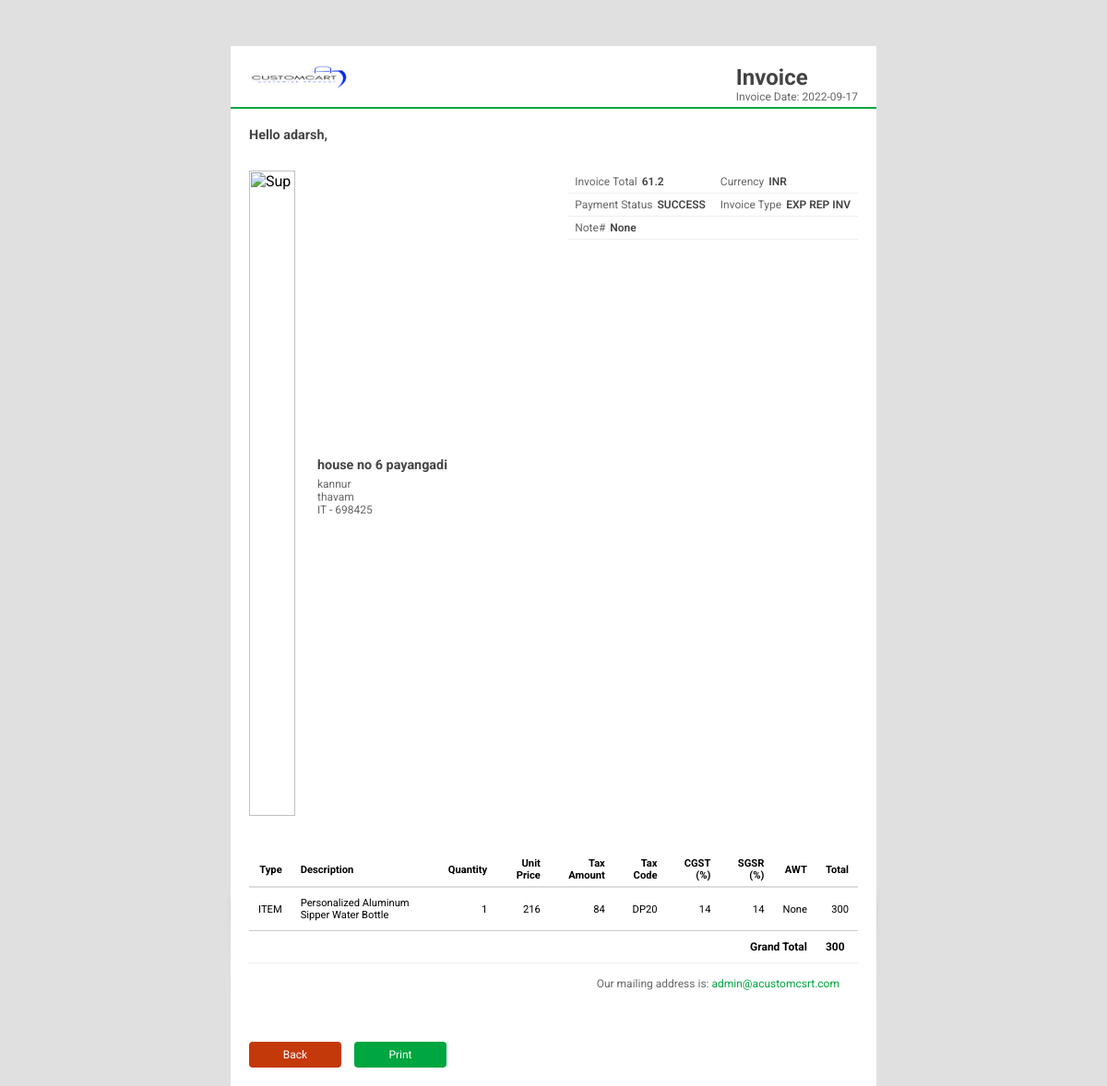
The app's page /bill_invoice.php?id=12 with its own data.
### tables this page shows
CREATE TABLE `ordered_products` (
  `id` int(5) NOT NULL,
  `order_id` int(5) NOT NULL,
  `p_id` int(5) NOT NULL,
  `quantity` int(5) NOT NULL,
  `price` int(6) NOT NULL,
  `color` text NOT NULL,
  `size` text NOT NULL,
  `description` text NOT NULL,
  `custom_image` text NOT NULL,
  `status` int(2) NOT NULL,
  `date` datetime NOT NULL,
  `delivery_date` datetime DEFAULT NULL
);

CREATE TABLE `customer` (
  `id` int(5) NOT NULL,
  `f_name` varchar(15) NOT NULL,
  `l_name` varchar(15) NOT NULL,
  `email` varchar(30) NOT NULL,
  `phone` text NOT NULL,
  `address` text NOT NULL,
  `state` varchar(20) NOT NULL,
  `city` text NOT NULL,
  `pin` int(6) NOT NULL,
  `password` text NOT NULL,
  `status` int(2) NOT NULL,
  `date` date NOT NULL
);

CREATE TABLE `product` (
  `id` int(4) NOT NULL,
  `c_id` int(5) NOT NULL,
  `s_id` int(5) NOT NULL,
  `name` text NOT NULL,
  `price` int(5) NOT NULL,
  `discount` int(5) NOT NULL,
  `color` text NOT NULL,
  `quantity` int(5) NOT NULL,
  `description` text NOT NULL,
  `s_description` text NOT NULL,
  `return_policy` text NOT NULL,
  `customizable` int(2) NOT NULL,
  `status` int(2) NOT NULL,
  `date` datetime NOT NULL
);

### bill_invoice.php (the view, shortened to what this page needs)
<head>
</head>
<body>
<?php
$p=$_GET['id'];
include('apps/connect/db.php');
$result = $db->prepare("select p.*,o.c_id from ordered_products p,orders o where o.id=p.order_id and p.id='$p'");
$result->execute();
$row = $result->fetch();
$cid=$row['c_id'];
$result1 = $db->prepare("select * from customer where id='$cid'");
$result1->execute();
$row1 = $result1->fetch();
$product=$row['p_id'];
$result2 = $db->prepare("select * from product where id='$product'");
$result2->execute();
$row2 = $result2->fetch();
$price= $row['price']-(28*($row['price']/100));
$tax=28*($row['price']/100);
?>
<div id="invoiceholder">
    <div id="invoice" class="effect2">
                <div id="invoice-top">
                <div class="logo"><img src="assets/images/logo/logo.png" alt="Logo" /></div>
                <div class="title">
                    <h1>Invoice <span class="invoiceVal invoice_num"></span></h1>
                    <p>Invoice Date: <span id="invoice_date"><?php echo date("Y-m-d", strtotime($row['date'])) ?></span><br>
                    </p>
                </div>
                </div>
                <div id="print">
                    <div id="invoice-mid">
                    <div id="message">
                        <h2>Hello <?php echo $row1['f_name'];?>,</h2>
                    </div>
                        <div class="clearfix">
                            <div class="col-left">
                                <div class="clientlogo"><img src="https://cdn3.iconfinder.com/data/icons/daily-sales/512/Sale-card-address-512.png" alt="Sup" /></div>
                                <div class="clientinfo">
                                    <h2 id="supplier"><?php echo $row1['address']; ?></h2>
                                    <p><span id="address"><?php echo $row1['state']; ?></span><br><span id="city"><?php echo $row1['city']; ?></span><br><span id="country">IT</span> - <span id="zip"><?php echo $row1['pin']; ?></span><br><span id="tax_num"></span><br></p>
                                </div>
                            </div>
                            <div class="col-right">
                                <table class="table">
                                    <tbody>
                                        <tr>
                                            <td><span>Invoice Total</span><label id="invoice_total">61.2</label></td>
                                            <td><span>Currency</span><label id="currency">INR</label></td>
                                        </tr>
                                        <tr>
                                            <td><span>Payment Status</span><label id="payment_term">SUCCESS</label></td>
                                            <td><span>Invoice Type</span><label id="invoice_type">EXP REP INV</label></td>
                                        </tr>
                                        <tr><td colspan="2"><span>Note</span>#<label id="note">None</label></td></tr>
                                    </tbody>
                                </table>
                            </div>
                        </div>
                    </div>
                    <div id="invoice-bot">
                    <div id="table">
                        <table class="table-main">
                        <thead>
                            <tr class="tabletitle">
                                <th>Type</th>
                                <th>Description</th>
                                <th>Quantity</th>
                                <th>Unit Price</th>
                                <th>Tax Amount</th>
                                <th>Tax Code</th>
                                <th>CGST (%)</th>
                                <th>SGSR (%)</th>
                                <th>AWT</th>
                                <th>Total</th>
                            </tr>
                        </thead>
                        <tr class="list-item">
                            <td data-label="Type" class="tableitem">ITEM</td>
                            <td data-label="Description" class="tableitem"><?php echo $row2['name'];?></td>
                            <td data-label="Quantity" class="tableitem"><?php echo $row['quantity'];?></td>
                            <td data-label="Unit Price" class="tableitem"><?php echo $price;?></td>
                            <td data-label="Taxable Amount" class="tableitem"><?php echo $tax;?></td>
                            <td data-label="Tax Code" class="tableitem">DP20</td>
                            <td data-label="%" class="tableitem">14</td>
                            <td data-label="Tax Amount" class="tableitem">14</td>
                            <td data-label="AWT" class="tableitem">None</td>
                            <td data-label="Total" class="tableitem"><?php echo $row['quantity']*$row['price'];?></td>
                        </tr>
                            <tr class="list-item total-row">
                                <th colspan="9" class="tableitem">Grand Total</th>
                                <td data-label="Grand Total" class="tableitem"><?php echo $row['quantity']*$row['price'];?></td>
                            </tr>
                        </table>
                    </div>
    <footer>
      <div id="legalcopy" class="clearfix">
        <p class="col-right">Our mailing address is:
            <span class="email"><a href="mailto:supplier.portal@almonature.com">admin@acustomcsrt.com</a></span>
        </p>
      </div>
    </footer>
  </div>
</div>
<div class="cta-group"style="padding:20px;">
    <a href="orders.php" class="btn-default">Back</a>
    <a href="javascript:void(0);" class="btn-primary" onclick="printDiv('print')">Print</a>
</div>
</body>

### bill_invoice.php (style rules this page uses)
* { margin: 0; box-sizing: border-box; -webkit-print-color-adjust: exact; }
body { background: #E0E0E0; font-family: 'Roboto', sans-serif; }
.clearfix::after { content: ""; clear: both; display: table; }
.col-left { float: left; }
.col-right { float: right; }
h1 { font-size: 1.5em; color: #444; }
h2 { font-size: .9em; }
p { font-size: .75em; color: #666; line-height: 1.2em; }
a { text-decoration: none; color: #00a63f; }
#invoiceholder { width:100%; height: 100%; padding: 50px 0; }
#invoice { position: relative; margin: 0 auto; width: 700px; background: #FFF; }
[id*='invoice-'] { padding: 20px; }
#invoice-top { border-bottom: 2px solid #00a63f; }
#invoice-mid { min-height: 110px; }
.logo { display: inline-block; vertical-align: middle; width: 110px; overflow: hidden; }
.logo img, .clientlogo img { width: 100%; }
.clientlogo { display: inline-block; vertical-align: middle; width: 50px; }
.clientinfo { display: inline-block; vertical-align: middle; margin-left: 20px }
.title { float: right; }
.title p { text-align: right; }
#message { margin-bottom: 30px; display: block; }
h2 { margin-bottom: 5px; color: #444; }
.col-right td { color: #666; padding: 5px 8px; border: 0; font-size: 0.75em; border-bottom: 1px solid #eeeeee; }
.col-right td label { margin-left: 5px; font-weight: 600; color: #444; }
.cta-group a { display: inline-block; padding: 7px; border-radius: 4px; background: rgb(196, 57, 10); margin-right: 10px; min-width: 100px; text-align: center; color: #fff; font-size: 0.75em; }
.cta-group .btn-primary { background: #00a63f; }
table { width: 100%; border-collapse: collapse; }
td { padding: 10px; border-bottom: 1px solid #cccaca; font-size: 0.70em; text-align: left; }
.tabletitle th { border-bottom: 2px solid #ddd; text-align: right; }
.tabletitle th:nth-child(2) { text-align: left; }
th { font-size: 0.7em; text-align: left; padding: 5px 10px; }
.list-item td { text-align: right; }
.list-item td:nth-child(2) { text-align: left; }
.total-row th, .total-row td { text-align: right; font-weight: 700; font-size: .75em; border: 0 none; }
footer { border-top: 1px solid #eeeeee;; padding: 15px 20px; }
.effect2 { position: relative; }
.effect2:before, .effect2:after { z-index: -1; position: absolute; content: ""; bottom: 15px; left: 10px; width: 50%; top: 80%; max-width:300px; background: #777; -webkit-box-shadow: 0 15px 10px #777; -moz-box-shadow: 0 15px 10px #777; box-shadow: 0 15px 10px #777; -webkit-transform: rotate(-3deg); -moz-transform: rotate(-3deg); -o-transform: rotate(-3deg); -ms-transform: rotate(-3deg); transform: rotate(-3deg); }
.effect2:after { -webkit-transform: rotate(3deg); -moz-transform: rotate(3deg); -o-transform: rotate(3deg); -ms-transform: rotate(3deg); transform: rotate(3deg); right: 10px; left: auto; }

### records on screen
ordered_products: date "2022-09-17", quantity "1", price "216", price "84", $row['quantity']*$row['price'] "300"
customer: f_name "adarsh", address "house no 6 payangadi", state "kannur", city "thavam", pin "698425"
product: name "Personalized Aluminum Sipper Water Bottle"
